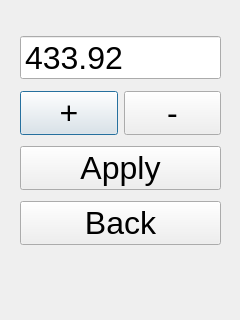
<?xml version="1.0" encoding="UTF-8"?>
<ui version="4.0">
 <class>freq_change_form</class>
 <widget class="QDialog" name="freq_change_form">
  <property name="geometry">
   <rect>
    <x>0</x>
    <y>0</y>
    <width>240</width>
    <height>320</height>
   </rect>
  </property>
  <property name="minimumSize">
   <size>
    <width>240</width>
    <height>320</height>
   </size>
  </property>
  <property name="maximumSize">
   <size>
    <width>240</width>
    <height>320</height>
   </size>
  </property>
  <property name="baseSize">
   <size>
    <width>240</width>
    <height>320</height>
   </size>
  </property>
  <property name="windowTitle">
   <string>Dialog</string>
  </property>
  <widget class="QWidget" name="verticalLayoutWidget">
   <property name="geometry">
    <rect>
     <x>20</x>
     <y>30</y>
     <width>201</width>
     <height>221</height>
    </rect>
   </property>
   <layout class="QVBoxLayout" name="verticalLayout">
    <property name="sizeConstraint">
     <enum>QLayout::SetDefaultConstraint</enum>
    </property>
    <item>
     <widget class="QDoubleSpinBox" name="doubleSpinBox">
      <property name="sizePolicy">
       <sizepolicy hsizetype="Minimum" vsizetype="Fixed">
        <horstretch>0</horstretch>
        <verstretch>0</verstretch>
       </sizepolicy>
      </property>
      <property name="font">
       <font>
        <pointsize>24</pointsize>
       </font>
      </property>
      <property name="buttonSymbols">
       <enum>QAbstractSpinBox::NoButtons</enum>
      </property>
      <property name="minimum">
       <double>25.000000000000000</double>
      </property>
      <property name="maximum">
       <double>1000.000000000000000</double>
      </property>
      <property name="singleStep">
       <double>0.001000000000000</double>
      </property>
      <property name="value">
       <double>433.920000000000016</double>
      </property>
     </widget>
    </item>
    <item>
     <layout class="QHBoxLayout" name="horizontalLayout">
      <item>
       <widget class="QPushButton" name="pushButton">
        <property name="font">
         <font>
          <pointsize>24</pointsize>
         </font>
        </property>
        <property name="text">
         <string>+</string>
        </property>
       </widget>
      </item>
      <item>
       <widget class="QPushButton" name="pushButton_3">
        <property name="font">
         <font>
          <pointsize>24</pointsize>
         </font>
        </property>
        <property name="text">
         <string>-</string>
        </property>
       </widget>
      </item>
     </layout>
    </item>
    <item>
     <widget class="QPushButton" name="pushButton_2">
      <property name="font">
       <font>
        <pointsize>24</pointsize>
       </font>
      </property>
      <property name="text">
       <string>Apply</string>
      </property>
     </widget>
    </item>
    <item>
     <widget class="QPushButton" name="pushButton_4">
      <property name="font">
       <font>
        <pointsize>24</pointsize>
       </font>
      </property>
      <property name="text">
       <string>Back</string>
      </property>
     </widget>
    </item>
   </layout>
  </widget>
 </widget>
 <resources/>
 <connections/>
</ui>
